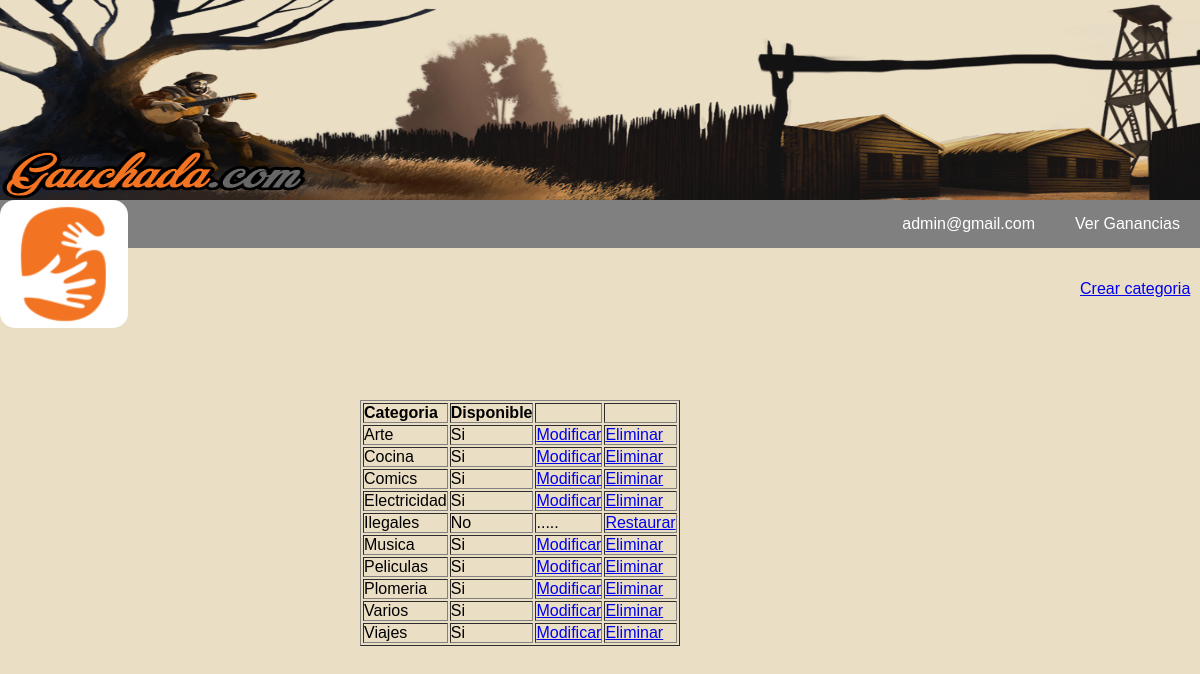
The page /php/admins/categorias.php (signed in) on the database its author committed.
### tables this page shows
CREATE TABLE `categorias` (
  `id_categoria` int(10) NOT NULL,
  `categoria` varchar(20) NOT NULL,
  `Disponible` varchar(2) NOT NULL DEFAULT 'Si'
);

### php/admins/categorias.php (the view, shortened to what this page needs)
<html>
<?php
    include("../menu.php");
?>
<head>
  <link rel="stylesheet" href="/css/perfil.css">
</head>
<body>
<?php
    	$select= "SELECT * FROM categorias ORDER BY categoria";
    	$consulta= mysqli_query($conexion, $select);
?>
		<div id='crear'><a href="/php/admins/categorias/crear.php">Crear categoria</a></div>
		<div id='perfil'>
<?php
			if(!$consulta){
				echo "<h2>No existen categorias creadas</h2>";
			}
			else{
?>
				<table border="1">
				<tr>
					<td><strong>Categoria</strong></td>
					<td><strong>Disponible</strong></td>
					<td><strong></strong></td>
					<td><strong></strong></td>
				</tr>
	<?php
		    	while($categoria= mysqli_fetch_array($consulta)){
		    		echo "<tr>";
			    		$cateid= $categoria['id_categoria'];
			    		echo "<td>".$categoria['categoria']."</td>";
			    		echo "<td>".$categoria['Disponible']."</td>";
			    		if($categoria['Disponible']=='No'){
	?>
							<td>.....</td>
							<td><a onclick="return confirm('Esta seguro que desea restaurar esta categoria?')" href="/php/admins/categorias/restaurar.php?id=<?php echo $cateid ?>">Restaurar</a></td>
	<?php
			    		}
			    		else{
	?>
							<td><a href="/php/admins/categorias/modificar.php?id=<?php echo $cateid ?>">Modificar</a></td>
							<td><a onclick="return confirm('Esta seguro que desea eliminar esta categoria?')" href="/php/admins/categorias/eliminar.php?id=<?php echo $cateid ?>">Eliminar</a></td>
	<?php
						}
		    		echo "</tr>";
		    	}
	?>
				</table>
<?php
			}
?>
		</div>
</body>
</html>

### php/menu.php (shortened to what this page needs)
<head>
    <link rel="stylesheet" href="/css/menu.css">
</head>
<header>
    <IMG class="banner" SRC="/img/ban1(new).jpg">
    <a href="/index.php"><IMG class="logo" SRC="/img/logo.png"></a>
    <nav class="menu">
        <ul class= "accesos">
            <?php
                include('conexion.php');
                if(isset($_SESSION['estado']) && $_SESSION['estado']=='logeado'){
                    if(isset($_SESSION['usuario'])){
                        $userid = $_SESSION['usuario'];
                        $conuser = "SELECT * FROM usuarios WHERE id_usuario='$userid'";
                        $resuser = mysqli_query($conexion, $conuser);
                        $varuser= mysqli_fetch_assoc($resuser);
                ?>
                        <li class='submenu'><a href="/php/usuarios/miperfil.php"><?php echo $varuser['email']; ?></a>
                            <ul>
                                <li><a href="/php/usuarios/cerrar.php">Salir</a>
                            </ul>
                        </li>
                        <li><a href="/php/comprar.php?usid=<?php echo $userid; ?>">Comprar Creditos</a></li>
                <?php
                    }
                    else{
                        $userid = $_SESSION['admin'];
                        $conuser = "SELECT * FROM admins WHERE id_admin='$userid'";
                        $resuser = mysqli_query($conexion, $conuser);
                        $varuser= mysqli_fetch_assoc($resuser);
                ?>
                        <li class='submenu'><a href="/php/admins/perfil.php?usid=<?php echo $userid; ?>"><?php echo $varuser['email']; ?></a>
                        </li>
                        <li><a href="/php/admins/ganancias.php">Ver Ganancias</a></li>
                <?php
                    }
                }
                else { ?>
                    <li><a href="/php/usuarios/iniciar.php">Ingresar</a></li>
                    <li><a href="/php/usuarios/registro.php">Registrarse</a></li>
            <?php  }
            ?>
        </ul>
    </nav>
</header>

### css/menu.css (style rules this page uses)
body { background: #EADEC5; }
* { margin:0; padding:0; box-sizing: border-box; font-family: sans-serif; }
.banner { position: absolute; top: 0px; width: 100%; height: 200px; }
.menu { position: absolute; background: grey; top: 200px; width: 100%; }
.logo { position: absolute; top:200px; background: white; border-radius: 15px; left: 0px; z-index: 10; }
.menu ul { float: right; background: grey; display: flex; list-style: none; }
.menu a { display: block; padding: 15px 20px; color: #fff; text-decoration: none; }

### css/perfil.css (style rules this page uses)
#perfil { position: absolute; top: 50%; left: 30%; font-size: 45px; }
#crear { position: absolute; top: 280px; left:90%; text-decoration: none; }

### rows shown on the page
categorias: categoria "Arte", Disponible "Si"
categorias: categoria "Cocina", Disponible "Si"
categorias: categoria "Comics", Disponible "Si"
categorias: categoria "Electricidad", Disponible "Si"
categorias: categoria "Ilegales", Disponible "No"
categorias: categoria "Musica", Disponible "Si"
categorias: categoria "Peliculas", Disponible "Si"
categorias: categoria "Plomeria", Disponible "Si"
categorias: categoria "Varios", Disponible "Si"
categorias: categoria "Viajes", Disponible "Si"

### other values the page prints
$varuser['email'] "admin@gmail.com"
